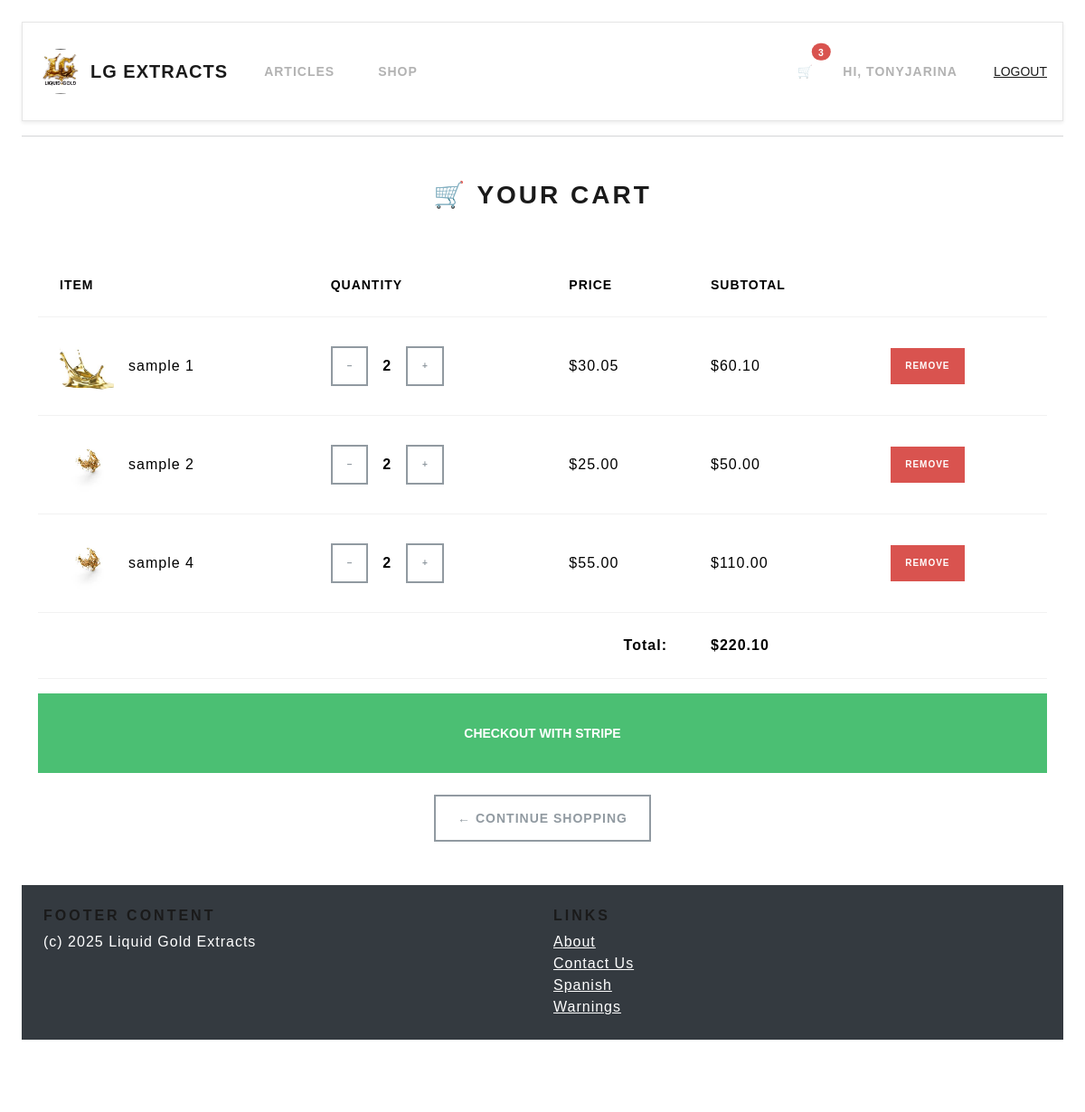
/store/order/ (signed in), run on the app's committed database.
### store/models.py (models this page shows, shortened)
class Order(models.Model):
    user = models.ForeignKey(User, on_delete=models.CASCADE, null=True, blank=True)
    session_key = models.CharField(max_length=40, null=True, blank=True)
    created = models.DateTimeField(auto_now_add=True)
    paid = models.BooleanField(default=False)

class OrderItem(models.Model):
    order = models.ForeignKey(Order, on_delete=models.CASCADE)
    product = models.ForeignKey(Product, on_delete=models.CASCADE)
    quantity = models.PositiveIntegerField(default=1)

class Product(models.Model):
    category = models.ForeignKey(Category, on_delete=models.CASCADE)
    name = models.CharField(max_length=200)
    slug = models.SlugField(unique=True)
    description = models.TextField()
    price = models.DecimalField(max_digits=8, decimal_places=2)
    image = models.ImageField(upload_to='products/')
    in_stock = models.BooleanField(default=True)
    on_sale = models.BooleanField(default=False)

### store/views.py (the view)
# urls.py: path('order/', views.view_order, name='view_order'),
def view_order(request):
    if request.user.is_authenticated:
        order = Order.objects.filter(user=request.user, paid=False).first()
    else:
        session_key = request.session.session_key
        if not session_key:
            request.session.create()
            session_key = request.session.session_key
        order = Order.objects.filter(session_key=session_key, user=None, paid=False).first()
    total = 0
    if order:
        total = sum(item.quantity * item.product.price for item in order.orderitem_set.all())
    return render(request, 'store/order.html', {'order': order, 'total': total})

### store/templatetags/custom_filters.py (called while the page is built)
@register.filter
def multiply(value, arg):
    return value * arg

### store/templates/store/order.html (shortened to what this page needs)
{% extends 'base.html' %}
{% load custom_filters %}
{% block page_title %}
  <h2 class="text-center mt-5">🛒 Your Cart</h2>
{% endblock %}
{% block page_content %}
<div class="container my-5">
  {% if order %}
    <div class="table-responsive">
      <table class="table align-middle">
        <thead>
          <tr>
            <th>Item</th>
            <th>Quantity</th>
            <th>Price</th>
            <th>Subtotal</th>
            <th></th>
          </tr>
        </thead>
        <tbody>
          {% for item in order.orderitem_set.all %}
          <tr>
            <td class="d-flex align-items-center gap-3">
              {% if item.product.image %}
                <img src="{{ item.product.image.url }}" alt="{{ item.product.name }}"
                     style="width: 60px; height: 60px; object-fit: cover; border-radius: 8px;">
              {% endif %}
              {{ item.product.name }}
            </td>
            <td>
                <div class="d-flex align-items-center gap-2">
                  <form action="{% url 'update_quantity' item.id %}" method="POST" style="margin:0;">
                    <button type="submit" class="btn btn-sm btn-outline-secondary">–</button>
                  </form>
                  <span class="mx-2 fw-bold">{{ item.quantity }}</span>
                  <form action="{% url 'update_quantity' item.id %}" method="POST" style="margin:0;">
                    <button type="submit" class="btn btn-sm btn-outline-secondary">+</button>
                  </form>
                </div>
              </td>
            <td>${{ item.product.price }}</td>
            <td>${{ item.quantity|multiply:item.product.price|floatformat:2 }}</td>
            <td>
            <a href="{% url 'remove_from_order' item.id %}" class="btn btn-sm btn-danger">Remove</a>
            </td>
          </tr>
          {% endfor %}
        </tbody>
        <tfoot>
            <tr>
              <td colspan="3" class="text-end fw-bold">Total:</td>
              <td class="fw-bold">${{ total|floatformat:2 }}</td>
              <td></td>
            </tr>
          </tfoot>
      </table>
    </div>
    <form action="{% url 'create_checkout_session' %}" method="POST">
      <button type="submit" class="btn btn-success w-100 btn-lg">Checkout with Stripe</button>
    </form>
    <div class="text-center mt-4">
      <a href="{% url 'product_menu' %}" class="btn btn-outline-secondary">← Continue Shopping</a>
    </div>
  {% else %}
    <div class="alert alert-info text-center">
      Your cart is empty. <a href="{% url 'product_menu' %}">Start shopping</a> 🛍️
    </div>
  {% endif %}
</div>
{% endblock %}

### blog/templates/base.html (shortened to what this page needs)
{% load static %}
<!DOCTYPE html>
<html lang="en">
<head>
    <link rel="stylesheet" href="https://cdn.jsdelivr.net/npm/bootswatch@5.3.6/dist/lux/bootstrap.min.css">
    <link rel="stylesheet" href="{% static 'css/styles.css' %}">
</head>
<body>
  <nav class="navbar navbar-expand-lg navbar-light bg-light shadow-sm">
    <div class="container">
      <a class="navbar-brand d-flex align-items-center gap-2" href="{% url 'blog_index' %}">
        <img src="{% static 'images/image0.avif' %}" alt="Logo"
             class="rounded-circle img-fluid" style="width: 50px; height: 50px; object-fit: cover;">
        LG Extracts
      </a>
      <div class="collapse navbar-collapse justify-content-between" id="navbarNav">
        <ul class="navbar-nav">
          <li class="nav-item">
            <a class="nav-link" href="{% url 'blog_index' %}">Articles</a>
          </li>
          <li class="nav-item">
            <a class="nav-link" href="{% url 'product_menu' %}">Shop</a>
          </li>
        </ul>
        <ul class="navbar-nav align-items-center">
          <li class="nav-item me-3">
            <a class="nav-link position-relative" href="{% url 'view_order' %}">
              🛒
              {% with order=request.user.order_set.last %}
                {% if order and not order.paid %}
                  <span class="position-absolute top-0 start-100 translate-middle badge rounded-pill bg-danger">
                    {{ order.orderitem_set.count }}
                  </span>
                {% endif %}
              {% endwith %}
            </a>
          </li>
          {% if user.is_authenticated %}
            <li class="nav-item">
              <span class="nav-link">Hi, {{ user.username }}</span>
            </li>
            <form method="post" action="{% url 'logout' %}" style="display:inline;">
              <button type="submit" class="btn btn-link p-0">Logout</button>
            </form>
          {% endif %}
        </ul>
      </div>
    </div>
  </nav>
<hr>
{% block page_title %}{% endblock page_title %}
{% block page_content %}{% endblock page_content %}
    <footer class="bg-dark text-white text-center text-lg-start mt-5 w-100">
      <div class="container-fluid p-4">
          <div class="row">
              <div class="col-lg-6 col-md-12 mb-4 mb-md-0">
                  <h5 class="text-uppercase">Footer Content</h5>
                  <p>
                      (c) 2025 Liquid Gold Extracts
                  </p>
              </div>
              <div class="col-lg-3 col-md-6 mb-4 mb-md-0">
                  <h5 class="text-uppercase">Links</h5>
                  <ul class="list-unstyled mb-0">
                      <li><a href="#!" class="text-white">About</a></li>
                      <li><a href="#!" class="text-white">Contact Us</a></li>
                      <li><a href="{% url "spanish" %}" class="text-white">Spanish</a></li>
                      <li><a href="{% url "warnings" %}" class="text-white">Warnings</a></li>
                  </ul>
              </div>
          </div>
      </div>
      <div class="text-center p-3 bg-secondary">
      </div>
  </footer>
</body>
</html>

### static/css/styles.css (style rules this page uses)
body { font-family: Arial, sans-serif; margin: 2%; padding: 0; }

### data on the page
Order: orderitem_set.count "3"
OrderItem: product.image (picture), product.name "sample 1", quantity "2", product.price "30.05", quantity|multiply "60.10"
OrderItem: product.image (picture), product.name "sample 2", quantity "2", product.price "25.00", quantity|multiply "50.00"
OrderItem: product.image (picture), product.name "sample 4", quantity "2", product.price "55.00", quantity|multiply "110.00"

### other printed values
{{ user.username }} "TONYJARINA"
{{ total|floatformat:2 }} "220.10"
